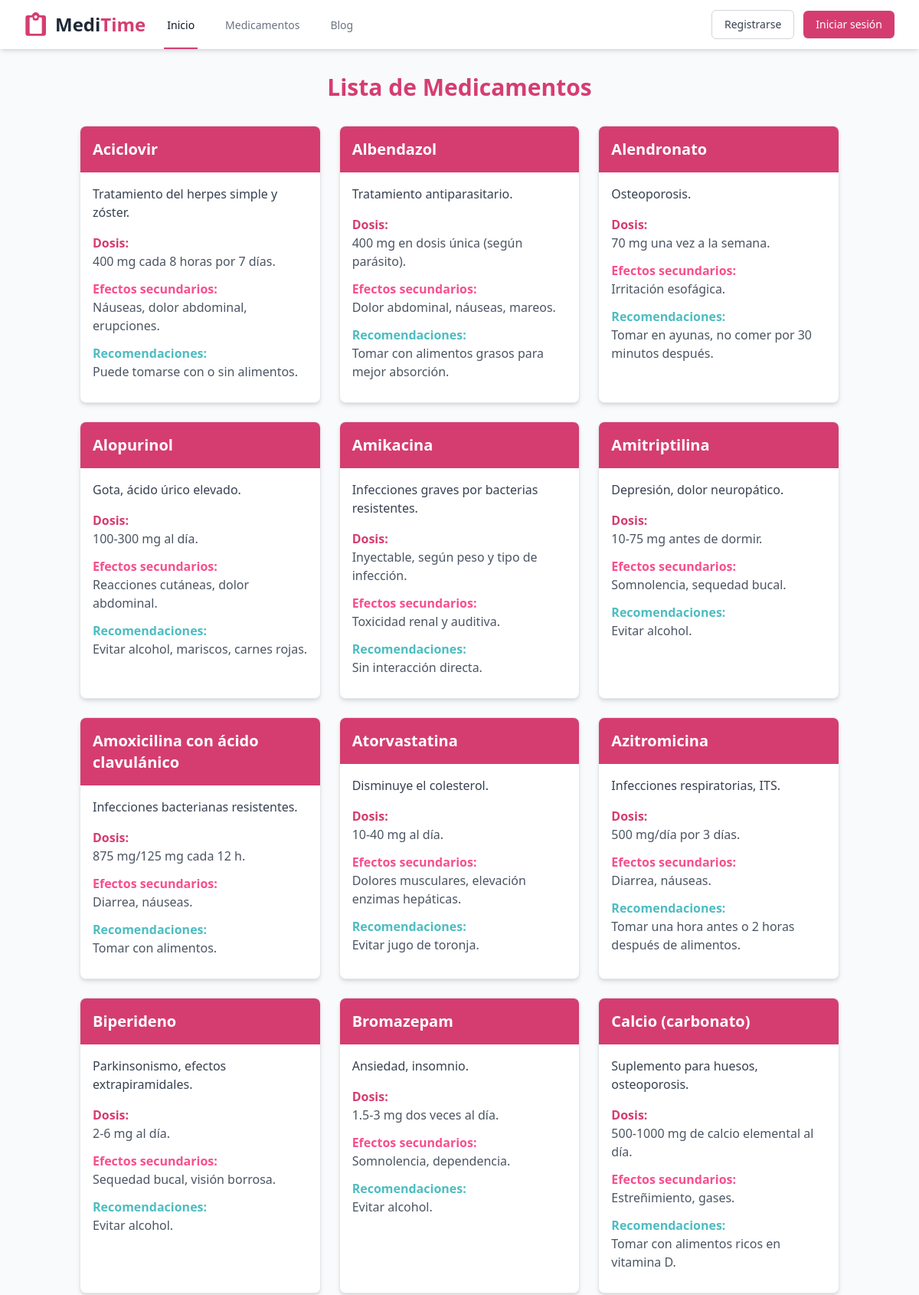
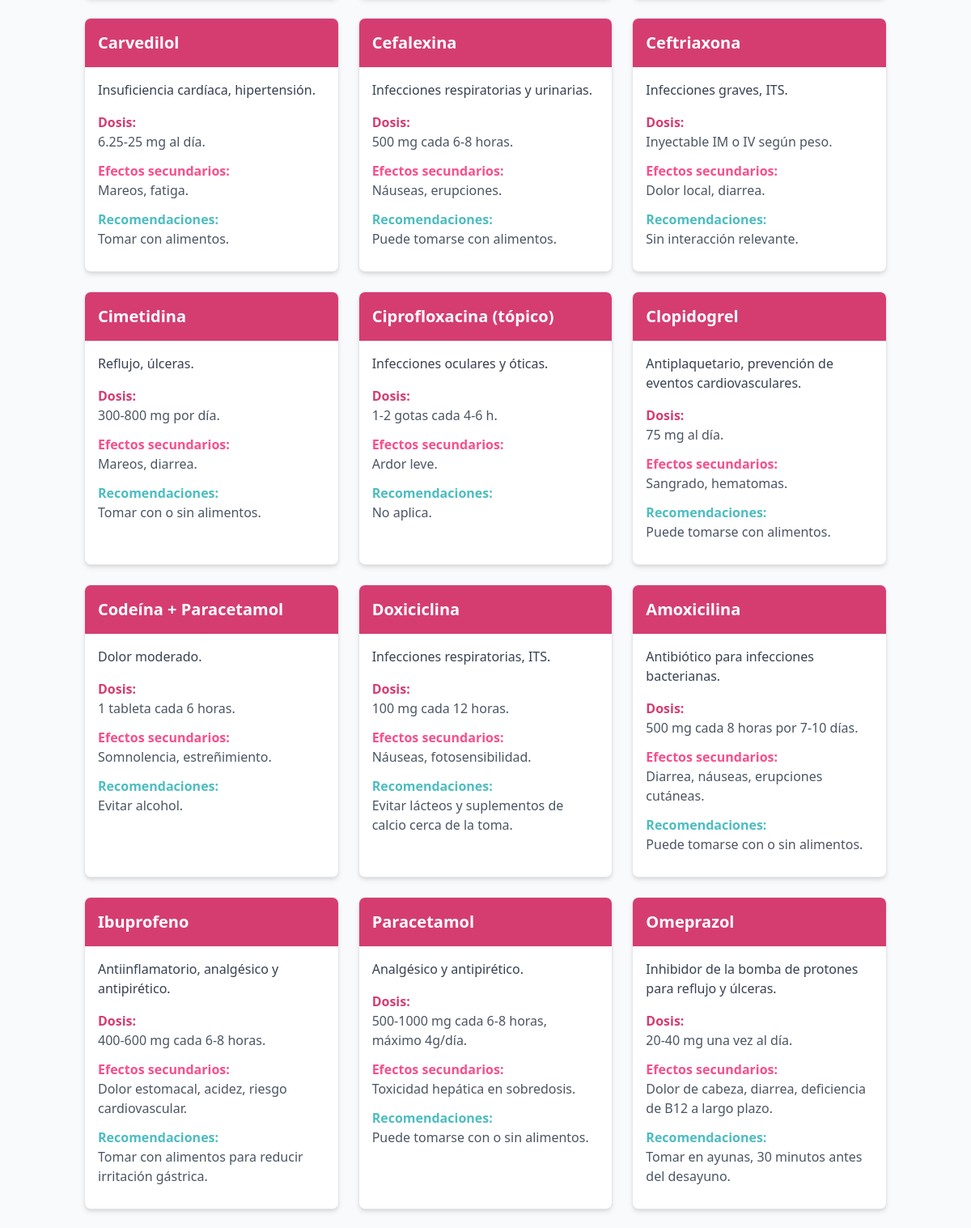
Screenshot of /medicamentos (upper part) with the database file from the repository (2 pictures, top to bottom).
### tables this page shows
CREATE TABLE Medicamentos(
            Id INTEGER PRIMARY KEY AUTOINCREMENT,
            Nombre VARCHAR(100) NOT NULL,
            Uso TEXT,
            Dosis TEXT,
            Efectos_Secundarios TEXT,
            Recomendaciones_Alimenticias TEXT
        );

### server.py (the view)
@app.route('/medicamentos', methods=['GET'])
def medicamentos():
    if request.args:
        name = request.args.get('name')
        medicamentos = my_db.get_medicamento_by_name(name)
    else:
        medicamentos = my_db.get_all_medicamentos()
    return render_template('medicamentos.html', medicamentos=medicamentos)

### database.py (called while the page is built)
    def _get_connection(self):
        if not hasattr(self._local, 'connection'):
            print(f"Creando conexión para hilo: {threading.current_thread().ident}")
            self._local.connection = sqlite3.connect('database.db')
        return self._local.connection

    def _get_cursor(self):
        return self._get_connection().cursor()

    def get_all_medicamentos(self):
        cursor = self._get_cursor()
        cursor.execute("SELECT * FROM Medicamentos")
        return cursor.fetchall()

### templates/medicamentos.html (shortened to what this page needs)
{% extends 'template.html' %}
{% block content %}
<div class="container mx-auto px-4 py-8">
    <h1 class="text-3xl font-bold text-center mb-8 text-primary">Lista de Medicamentos</h1>
    {% if medicamentos %}
    <div class="grid grid-cols-1 md:grid-cols-2 lg:grid-cols-3 gap-6">
        {% for medicamento in medicamentos %}
        <div class="bg-white rounded-lg shadow-md overflow-hidden border border-gray-200 hover-shadow transition-shadow">
            <div class="bg-primary p-4">
                <h2 class="text-xl font-bold text-white">{{ medicamento[1] }}</h2>
            </div>
            <div class="p-4">
                <p class="text-gray-700 mb-4">{{ medicamento[2] }}</p>
                <div class="mb-3">
                    <h3 class="font-semibold text-primary">Dosis:</h3>
                    <p class="text-gray-600">{{ medicamento[3] }}</p>
                </div>
                <div class="mb-3">
                    <h3 class="font-semibold text-primary-light">Efectos secundarios:</h3>
                    <p class="text-gray-600">{{ medicamento[4] }}</p>
                </div>
                <div class="mb-3">
                    <h3 class="font-semibold text-secondary">Recomendaciones:</h3>
                    <p class="text-gray-600">{{ medicamento[5] }}</p>
                </div>
            </div>
        </div>
        {% endfor %}
    </div>
    {% else %}
    <div class="text-center p-8">
        <p class="text-xl text-gray-600">No se han encontrado medicamentos</p>
    </div>
    <br><br><br><br><br><br><br><br><br><br>
    {% endif %}
</div>
{% endblock %}

### templates/template.html (shortened to what this page needs)
<!DOCTYPE html>
<html lang="en">
<head>
    <script src="https://cdn.tailwindcss.com"></script>
    <link rel="stylesheet" href="{{ url_for('static', filename='css/template.css') }}">
</head>
<body>
    <nav class="bg-white shadow-md" x-data="{ open: false }">
        <div class="max-w-7xl mx-auto px-4 sm:px-6 lg:px-8">
            <div class="flex justify-between h-16">
                <div class="flex">
                    <div class="flex-shrink-0 flex items-center" style="cursor:pointer;"
                        onclick="window.location.href='{{ url_for('index') }}'">
                        <span class="ml-2 text-2xl font-bold text-gray-800">Medi<span
                                class="text-primary">Time</span></span>
                    </div>
                    <div class="hidden sm:ml-6 sm:flex sm:space-x-8">
                        <a href="{{ url_for('index') }}"
                            class="border-primary text-gray-900 inline-flex items-center px-1 pt-1 border-b-2 text-sm font-medium">
                            Inicio
                        </a>
                        <a href="{{ url_for('medicamentos') }}"
                            class="border-transparent text-gray-500 hover:border-gray-300 hover:text-gray-700 inline-flex items-center px-1 pt-1 border-b-2 text-sm font-medium">
                            Medicamentos
                        </a>
                        <a href="#"
                            class="border-transparent text-gray-500 hover:border-gray-300 hover:text-gray-700 inline-flex items-center px-1 pt-1 border-b-2 text-sm font-medium">
                            Blog
                        </a>
                    </div>
                </div>
                <div class="hidden sm:ml-6 sm:flex sm:items-center">
                    {% if session.user_id %}
                    <a href="{{ url_for('dashboard') }}"
                        class="mr-4 ml-3 bg-primary hover:bg-primary-light px-4 py-2 text-sm font-medium text-white rounded-md shadow-sm transition duration-150 ease-in-out">Mi
                        perfil</a>
                    <a href="{{ url_for('logout') }}"
                        class="bg-white px-4 py-2 text-sm font-medium text-gray-700 hover:bg-gray-50 rounded-md border border-gray-300 transition duration-150 ease-in-out">
                        Cerrar sesión
                    </a>
                    {% else %}
                    <a href="{{ url_for('register') }}"
                        class="bg-white px-4 py-2 text-sm font-medium text-gray-700 hover:bg-gray-50 rounded-md border border-gray-300 transition duration-150 ease-in-out">
                        Registrarse
                    </a>
                    <a href="{{ url_for('login') }}"
                        class="ml-3 bg-primary hover:bg-primary-light px-4 py-2 text-sm font-medium text-white rounded-md shadow-sm transition duration-150 ease-in-out">
                        Iniciar sesión
                    </a>
                    {% endif %}
                </div>
            </div>
        </div>
    </nav>
    <main>
        {% block content %}{% endblock %}
    </main>
</body>
</html>

### static/css/template.css (style rules this page uses)
:root { --primary: #d53d70; --primary-light: #f74f8c; --secondary: #4dbdc1; --secondary-light: #52e2d9; --secondary-lighter: #93efe4; }
body { font-family: 'Segoe UI', Tahoma, Geneva, Verdana, sans-serif; background-color: #f9fafb; }
.bg-primary { background-color: var(--primary); }
.text-primary { color: var(--primary); }
.text-primary-light { color: var(--primary-light); }
.text-secondary { color: var(--secondary); }
.border-primary { border-color: var(--primary); }

### templates/medicamentos.html (style rules this page uses)
:root { --primary: #d53d70; --primary-light: #f74f8c; --secondary: #4dbdc1; --secondary-light: #52e2d9; --secondary-lighter: #93efe4; }
.bg-primary { background-color: var(--primary); }
.text-primary { color: var(--primary); }
.text-secondary { color: var(--secondary); }
.border-primary { border-color: var(--primary); }

### rows the page displays
Medicamentos: Nombre "Aciclovir", Uso "Tratamiento del herpes simple y zóster.", Dosis "400 mg cada 8 horas por 7 días.", Efectos_Secundarios "Náuseas, dolor abdominal, erupciones.", Recomendaciones_Alimenticias "Puede tomarse con o sin alimentos."
Medicamentos: Nombre "Albendazol", Uso "Tratamiento antiparasitario.", Dosis "400 mg en dosis única (según parásito).", Efectos_Secundarios "Dolor abdominal, náuseas, mareos.", Recomendaciones_Alimenticias "Tomar con alimentos grasos para mejor absorción."
Medicamentos: Nombre "Alendronato", Uso "Osteoporosis.", Dosis "70 mg una vez a la semana.", Efectos_Secundarios "Irritación esofágica.", Recomendaciones_Alimenticias "Tomar en ayunas, no comer por 30 minutos después."
Medicamentos: Nombre "Alopurinol", Uso "Gota, ácido úrico elevado.", Dosis "100-300 mg al día.", Efectos_Secundarios "Reacciones cutáneas, dolor abdominal.", Recomendaciones_Alimenticias "Evitar alcohol, mariscos, carnes rojas."
Medicamentos: Nombre "Amikacina", Uso "Infecciones graves por bacterias resistentes.", Dosis "Inyectable, según peso y tipo de infección.", Efectos_Secundarios "Toxicidad renal y auditiva.", Recomendaciones_Alimenticias "Sin interacción directa."
Medicamentos: Nombre "Amitriptilina", Uso "Depresión, dolor neuropático.", Dosis "10-75 mg antes de dormir.", Efectos_Secundarios "Somnolencia, sequedad bucal.", Recomendaciones_Alimenticias "Evitar alcohol."
Medicamentos: Nombre "Amoxicilina con ácido clavulánico", Uso "Infecciones bacterianas resistentes.", Dosis "875 mg/125 mg cada 12 h.", Efectos_Secundarios "Diarrea, náuseas.", Recomendaciones_Alimenticias "Tomar con alimentos."
Medicamentos: Nombre "Atorvastatina", Uso "Disminuye el colesterol.", Dosis "10-40 mg al día.", Efectos_Secundarios "Dolores musculares, elevación enzimas hepáticas.", Recomendaciones_Alimenticias "Evitar jugo de toronja."
Medicamentos: Nombre "Azitromicina", Uso "Infecciones respiratorias, ITS.", Dosis "500 mg/día por 3 días.", Efectos_Secundarios "Diarrea, náuseas.", Recomendaciones_Alimenticias "Tomar una hora antes o 2 horas después de alimentos."
Medicamentos: Nombre "Biperideno", Uso "Parkinsonismo, efectos extrapiramidales.", Dosis "2-6 mg al día.", Efectos_Secundarios "Sequedad bucal, visión borrosa.", Recomendaciones_Alimenticias "Evitar alcohol."
Medicamentos: Nombre "Bromazepam", Uso "Ansiedad, insomnio.", Dosis "1.5-3 mg dos veces al día.", Efectos_Secundarios "Somnolencia, dependencia.", Recomendaciones_Alimenticias "Evitar alcohol."
Medicamentos: Nombre "Calcio (carbonato)", Uso "Suplemento para huesos, osteoporosis.", Dosis "500-1000 mg de calcio elemental al día.", Efectos_Secundarios "Estreñimiento, gases.", Recomendaciones_Alimenticias "Tomar con alimentos ricos en vitamina D."
Medicamentos: Nombre "Carvedilol", Uso "Insuficiencia cardíaca, hipertensión.", Dosis "6.25-25 mg al día.", Efectos_Secundarios "Mareos, fatiga.", Recomendaciones_Alimenticias "Tomar con alimentos."
Medicamentos: Nombre "Cefalexina", Uso "Infecciones respiratorias y urinarias.", Dosis "500 mg cada 6-8 horas.", Efectos_Secundarios "Náuseas, erupciones.", Recomendaciones_Alimenticias "Puede tomarse con alimentos."
Medicamentos: Nombre "Ceftriaxona", Uso "Infecciones graves, ITS.", Dosis "Inyectable IM o IV según peso.", Efectos_Secundarios "Dolor local, diarrea.", Recomendaciones_Alimenticias "Sin interacción relevante."
Medicamentos: Nombre "Cimetidina", Uso "Reflujo, úlceras.", Dosis "300-800 mg por día.", Efectos_Secundarios "Mareos, diarrea.", Recomendaciones_Alimenticias "Tomar con o sin alimentos."
Medicamentos: Nombre "Ciprofloxacina (tópico)", Uso "Infecciones oculares y óticas.", Dosis "1-2 gotas cada 4-6 h.", Efectos_Secundarios "Ardor leve.", Recomendaciones_Alimenticias "No aplica."
Medicamentos: Nombre "Clopidogrel", Uso "Antiplaquetario, prevención de eventos cardiovasculares.", Dosis "75 mg al día.", Efectos_Secundarios "Sangrado, hematomas.", Recomendaciones_Alimenticias "Puede tomarse con alimentos."
Medicamentos: Nombre "Codeína + Paracetamol", Uso "Dolor moderado.", Dosis "1 tableta cada 6 horas.", Efectos_Secundarios "Somnolencia, estreñimiento.", Recomendaciones_Alimenticias "Evitar alcohol."
Medicamentos: Nombre "Doxiciclina", Uso "Infecciones respiratorias, ITS.", Dosis "100 mg cada 12 horas.", Efectos_Secundarios "Náuseas, fotosensibilidad.", Recomendaciones_Alimenticias "Evitar lácteos y suplementos de calcio cerca de la toma."
Medicamentos: Nombre "Amoxicilina", Uso "Antibiótico para infecciones bacterianas.", Dosis "500 mg cada 8 horas por 7-10 días.", Efectos_Secundarios "Diarrea, náuseas, erupciones cutáneas.", Recomendaciones_Alimenticias "Puede tomarse con o sin alimentos."
Medicamentos: Nombre "Ibuprofeno", Uso "Antiinflamatorio, analgésico y antipirético.", Dosis "400-600 mg cada 6-8 horas.", Efectos_Secundarios "Dolor estomacal, acidez, riesgo cardiovascular.", Recomendaciones_Alimenticias "Tomar con alimentos para reducir irritación gástrica."
Medicamentos: Nombre "Paracetamol", Uso "Analgésico y antipirético.", Dosis "500-1000 mg cada 6-8 horas, máximo 4g/día.", Efectos_Secundarios "Toxicidad hepática en sobredosis.", Recomendaciones_Alimenticias "Puede tomarse con o sin alimentos."
Medicamentos: Nombre "Omeprazol", Uso "Inhibidor de la bomba de protones para reflujo y úlceras.", Dosis "20-40 mg una vez al día.", Efectos_Secundarios "Dolor de cabeza, diarrea, deficiencia de B12 a largo plazo.", Recomendaciones_Alimenticias "Tomar en ayunas, 30 minutos antes del desayuno."
